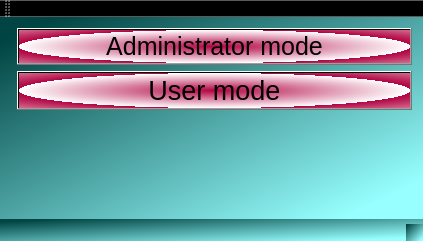
<?xml version="1.0" encoding="UTF-8"?>
<ui version="4.0">
 <class>lab1112Class</class>
 <widget class="QMainWindow" name="lab1112Class">
  <property name="geometry">
   <rect>
    <x>0</x>
    <y>0</y>
    <width>423</width>
    <height>241</height>
   </rect>
  </property>
  <property name="windowTitle">
   <string>lab1112</string>
  </property>
  <property name="styleSheet">
   <string notr="true">background-color: qlineargradient(spread:reflect, x1:0, y1:0, x2:1, y2:1, stop:0.0625 rgba(0, 68, 67, 255), stop:0.903409 rgba(151, 255, 255, 255));</string>
  </property>
  <widget class="QWidget" name="centralWidget">
   <layout class="QFormLayout" name="formLayout">
    <item row="1" column="1">
     <widget class="QPushButton" name="administratorButton">
      <property name="font">
       <font>
        <pointsize>19</pointsize>
       </font>
      </property>
      <property name="styleSheet">
       <string notr="true">background-color: qradialgradient(spread:repeat, cx:0.5, cy:0.5, radius:0.5, fx:0.5, fy:0.5, stop:0 rgba(178, 5, 67, 255), stop:1 rgba(255, 255, 255, 255));</string>
      </property>
      <property name="text">
       <string>Administrator mode</string>
      </property>
     </widget>
    </item>
    <item row="2" column="1">
     <widget class="QPushButton" name="userButton">
      <property name="font">
       <font>
        <pointsize>20</pointsize>
       </font>
      </property>
      <property name="styleSheet">
       <string notr="true">background-color: qradialgradient(spread:repeat, cx:0.5, cy:0.5, radius:0.5, fx:0.5, fy:0.5, stop:0 rgba(178, 5, 67, 255), stop:1 rgba(255, 255, 255, 255));</string>
      </property>
      <property name="text">
       <string>User mode</string>
      </property>
     </widget>
    </item>
   </layout>
  </widget>
  <widget class="QToolBar" name="mainToolBar">
   <attribute name="toolBarArea">
    <enum>TopToolBarArea</enum>
   </attribute>
   <attribute name="toolBarBreak">
    <bool>false</bool>
   </attribute>
  </widget>
  <widget class="QStatusBar" name="statusBar"/>
 </widget>
 <layoutdefault spacing="6" margin="11"/>
 <resources>
  <include location="lab1112.qrc"/>
 </resources>
 <connections/>
</ui>
